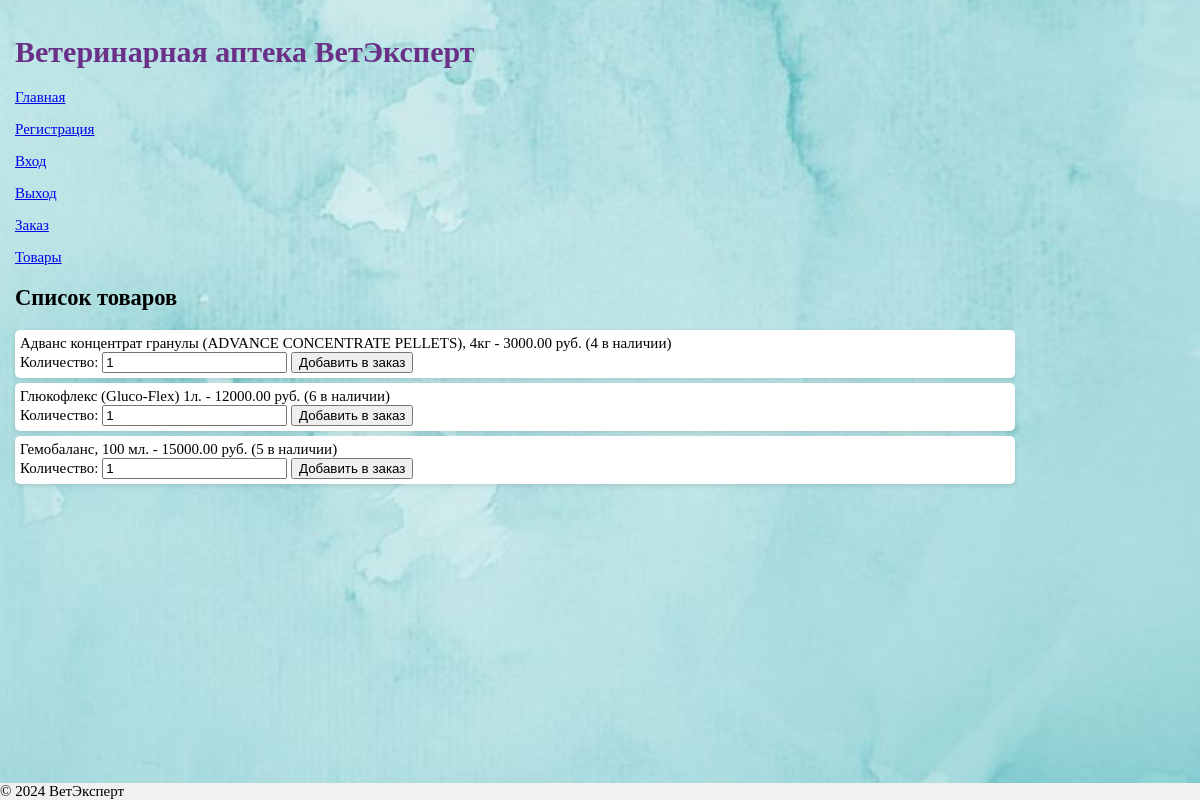
The page /product/ on the database as committed earlier.
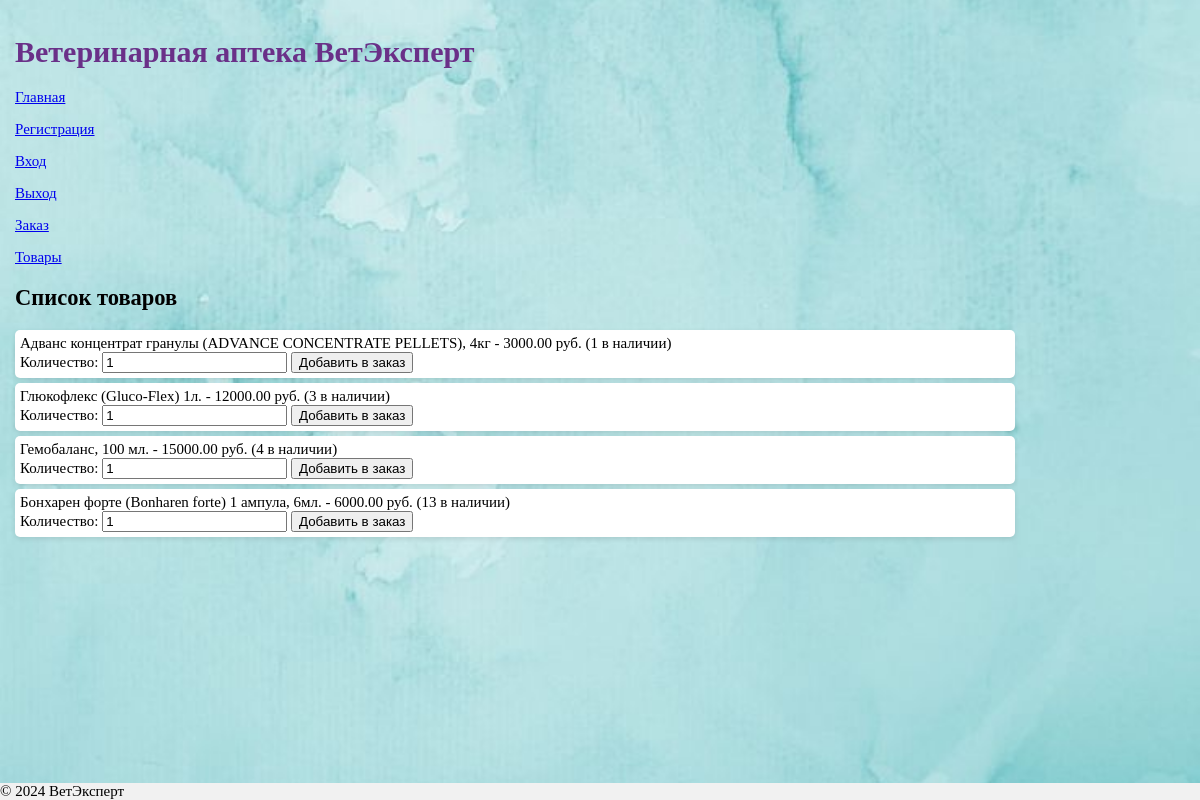
The same page on the database as committed later.
### vetap/models.py (models this page shows, shortened)
class Product(models.Model): # Модель товара
    name = models.CharField(max_length=255)
    description = models.TextField()
    price = models.DecimalField(max_digits=10, decimal_places=2)
    quantity = models.PositiveIntegerField(default=0)  # Количество на складе
    status = models.CharField(max_length=20, choices=[
        ('available', 'Доступен'),
        ('unavailable', 'Недоступен')
    ], default='available')

### vetap/views.py (the view)
# urls.py: path('product/', product, name='product'),
def product(request):  # Список товаров
    products = Product.objects.all()
    return render(request, 'vetapp/product.html', {'products': products})

### templates/vetapp/product.html (shortened to what this page needs)
{% extends 'vetapp/base.html' %}
{% block content %}
<h2>Список товаров</h2>
<ul>
    {% for product in products %}
        <li>
            {{ product.name }} - {{ product.price }} руб. ({{ product.quantity }} в наличии)
            <form action="{% url 'add_to_cart' product.id %}" method="post">
                <label for="quantity_{{ product.id }}">Количество:</label>
                <input type="number" name="quantity" id="quantity_{{ product.id }}" min="1" value="1" required>
                <button type="submit">Добавить в заказ</button>
            </form>
        </li>
    {% endfor %}
</ul>
{% endblock %}

### templates/vetapp/base.html (shortened to what this page needs)
<!DOCTYPE html>
<html lang="ru">
<head>
    {% load static %}
   <link href="{% static 'style.css' %}" rel="stylesheet" type="text/css" />
</head>
<body>
    <header>
        <h1>Ветеринарная аптека ВетЭксперт</h1>
        <nav>
            <p><a href="{% url 'main' %}">Главная</a></p>
            <p><a href="{% url 'register' %}">Регистрация</a></p>
            <p><a href="{% url 'login' %}">Вход</a></p>
             <a href="{% url 'logout' %}">Выход</a>
            <p><a href="{% url 'order_view' %}">Заказ</a></p>
            <p><a href="{% url 'product' %}">Товары</a></p>
        </nav>
    </header>
    <main>
        {% block content %}{% endblock %}
    </main>
   <div class="footer">© 2024 ВетЭксперт</div>
</body>
</html>

### static/style.css (style rules this page uses)
body { background-image: url("423283a2b0089d478492c4b42474fcc3.jpg"); background-size: no-repeat; background-position: center; background-size: cover; height: 400px; width: 1000px; font-family: Tahoma; margin: 0; padding: 15px; font-size: 15px }
h1 { white-space: nowrap; color: #6A3088; }
ul { list-style-type: none; padding: 0; }
li { background-color: #fff; margin: 5px 0; padding: 5px; border-radius: 5px; box-shadow: 0 2px 5px rgba(0, 0, 0, 0.1); }
.footer { position: fixed; left: 0; bottom: 0; background-color:#f1f1f1; width: 100%; }

Rows that differ between the two databases and show on the page:
changed Product "Адванс концентрат гранулы (ADVANCE CONCENTRATE PELLETS), 4кг": quantity "4" → "1"
changed Product "Глюкофлекс (Gluco-Flex) 1л.": quantity "6" → "3"
changed Product "Гемобаланс, 100 мл.": quantity "5" → "4"
added Product: name "Бонхарен форте (Bonharen forte) 1 ампула, 6мл.", price "6000.00", quantity "13"
